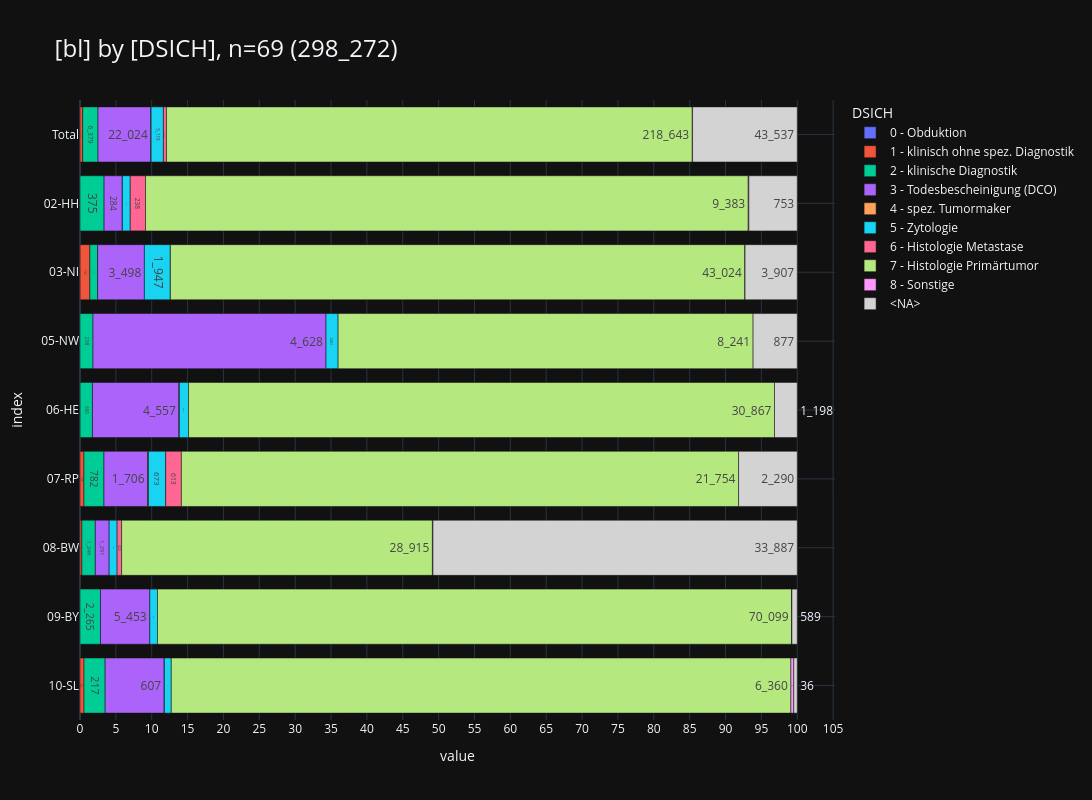

Notebook source saved alongside this figure:
### Markdown cell above
<br>

### <a id='toc1_5_3_'></a>[Diagnosesicherung](#toc0_)
- **Filter: DJ = 2023, C44 und D-Diagnosen sind ausgeschlossen**

> 💡 `ZfKD`: _"auffällig ist der hohe Anteil an fehlenden Diagnosesicherungen in `08-BW`"_
> 
> 💡 `ZfKD`: _"ebenfalls auffällig: Anzahl dokumentierter Obduktionen in `02-HH`. Da gleichzeitig auch DCO Fälle markiert sind ist ein Skriptfehler rund um die DCO Kodierung 0 vs 3 unwahrscheinlich"_

### Code cell
_alias = "DSICH"
_df = (
    show_freqs(alias=_alias)
    .merge(dim_dsich_epi, left_on=_alias, right_index=True, how="left")[
        ["kkr", "label", "cnt"]
    ]
    .rename(columns={"kkr": "bl", "label": _alias})
)
_=pls.plot_stacked_bars(
    _df,
    orientation="h",
    normalize=False,
    relative=True,
    dropna=False,
    sort_values_index=False,
    show_total=True,
    height=800,
)

### Figure 1 — Plotly figure (JSON) as saved in the notebook; plotly's stock layout.template omitted (floating-point values rounded to 4 significant figures)
{"data": [{"hovertemplate": "col=0 - Obduktion<br>value=%{x}<br>index=%{y}<br>cnt_str=%{text}<extra></extra>", "legendgroup": "0 - Obduktion", "marker": {"color": "#636EFA", "pattern": {"shape": ""}}, "name": "0 - Obduktion", "orientation": "h", "showlegend": true, "text": ["11", "6", "5"], "textposition": "auto", "type": "bar", "x": [11, 6, 5], "xaxis": "x", "y": [" Total", "03-NI", "06-HE"], "yaxis": "y"}, {"hovertemplate": "col=1 - klinisch ohne spez. Diagnostik<br>value=%{x}<br>index=%{y}<br>cnt_str=%{text}<extra></extra>", "legendgroup": "1 - klinisch ohne spez. Diagnostik", "marker": {"color": "#EF553B", "pattern": {"shape": ""}}, "name": "1 - klinisch ohne spez. Diagnostik", "orientation": "h", "showlegend": true, "text": ["1_103", "734", "154", "174", "41"], "textposition": "auto", "type": "bar", "x": [1103, 734, 154, 174, 41], "xaxis": "x", "y": [" Total", "03-NI", "07-RP", "08-BW", "10-SL"], "yaxis": "y"}, {"hovertemplate": "col=2 - klinische Diagnostik<br>value=%{x}<br>index=%{y}<br>cnt_str=%{text}<extra></extra>", "legendgroup": "2 - klinische Diagnostik", "marker": {"color": "#00CC96", "pattern": {"shape": ""}}, "name": "2 - klinische Diagnostik", "orientation": "h", "showlegend": true, "text": ["6_379", "375", "583", "258", "650", "782", "1_249", "2_265", "217"], "textposition": "auto", "type": "bar", "x": [6379, 375, 583, 258, 650, 782, 1249, 2265, 217], "xaxis": "x", "y": [" Total", "02-HH", "03-NI", "05-NW", "06-HE", "07-RP", "08-BW", "09-BY", "10-SL"], "yaxis": "y"}, {"hovertemplate": "col=3 - Todesbescheinigung (DCO)<br>value=%{x}<br>index=%{y}<br>cnt_str=%{text}<extra></extra>", "legendgroup": "3 - Todesbescheinigung (DCO)", "marker": {"color": "#AB63FA", "pattern": {"shape": ""}}, "name": "3 - Todesbescheinigung (DCO)", "orientation": "h", "showlegend": true, "text": ["22_024", "284", "3_498", "4_628", "4_557", "1_706", "1_291", "5_453", "607"], "textposition": "auto", "type": "bar", "x": [22024, 284, 3498, 4628, 4557, 1706, 1291, 5453, 607], "xaxis": "x", "y": [" Total", "02-HH", "03-NI", "05-NW", "06-HE", "07-RP", "08-BW", "09-BY", "10-SL"], "yaxis": "y"}, {"hovertemplate": "col=4 - spez. Tumormaker<br>value=%{x}<br>index=%{y}<br>cnt_str=%{text}<extra></extra>", "legendgroup": "4 - spez. Tumormaker", "marker": {"color": "#FFA15A", "pattern": {"shape": ""}}, "name": "4 - spez. Tumormaker", "orientation": "h", "showlegend": true, "text": ["55", "1", "23", "30", "1"], "textposition": "auto", "type": "bar", "x": [55, 1, 23, 30, 1], "xaxis": "x", "y": [" Total", "02-HH", "06-HE", "07-RP", "10-SL"], "yaxis": "y"}, {"hovertemplate": "col=5 - Zytologie<br>value=%{x}<br>index=%{y}<br>cnt_str=%{text}<extra></extra>", "legendgroup": "5 - Zytologie", "marker": {"color": "#19D3F3", "pattern": {"shape": ""}}, "name": "5 - Zytologie", "orientation": "h", "showlegend": true, "text": ["5_119", "122", "1_947", "240", "482", "673", "736", "848", "71"], "textposition": "auto", "type": "bar", "x": [5119, 122, 1947, 240, 482, 673, 736, 848, 71], "xaxis": "x", "y": [" Total", "02-HH", "03-NI", "05-NW", "06-HE", "07-RP", "08-BW", "09-BY", "10-SL"], "yaxis": "y"}, {"hovertemplate": "col=6 - Histologie Metastase<br>value=%{x}<br>index=%{y}<br>cnt_str=%{text}<extra></extra>", "legendgroup": "6 - Histologie Metastase", "marker": {"color": "#FF6692", "pattern": {"shape": ""}}, "name": "6 - Histologie Metastase", "orientation": "h", "showlegend": true, "text": ["1_273", "238", "2", "613", "420"], "textposition": "auto", "type": "bar", "x": [1273, 238, 2, 613, 420], "xaxis": "x", "y": [" Total", "02-HH", "03-NI", "07-RP", "08-BW"], "yaxis": "y"}, {"hovertemplate": "col=7 - Histologie Primärtumor<br>value=%{x}<br>index=%{y}<br>cnt_str=%{text}<extra></extra>", "legendgroup": "7 - Histologie Primärtumor", "marker": {"color": "#B6E880", "pattern": {"shape": ""}}, "name": "7 - Histologie Primärtumor", "orientation": "h", "showlegend": true, "text": ["218_643", "9_383", "43_024", "8_241", "30_867", "21_754", "28_915", "70_099", "6_360"], "textposition": "auto", "type": "bar", "x": [218643, 9383, 43024, 8241, 30867, 21754, 28915, 70099, 6360], "xaxis": "x", "y": [" Total", "02-HH", "03-NI", "05-NW", "06-HE", "07-RP", "08-BW", "09-BY", "10-SL"], "yaxis": "y"}, {"hovertemplate": "col=8 - Sonstige<br>value=%{x}<br>index=%{y}<br>cnt_str=%{text}<extra></extra>", "legendgroup": "8 - Sonstige", "marker": {"color": "#FF97FF", "pattern": {"shape": ""}}, "name": "8 - Sonstige", "orientation": "h", "showlegend": true, "text": ["128", "10", "8", "53", "28", "29"], "textposition": "auto", "type": "bar", "x": [128, 10, 8, 53, 28, 29], "xaxis": "x", "y": [" Total", "02-HH", "03-NI", "08-BW", "09-BY", "10-SL"], "yaxis": "y"}, {"hovertemplate": "col=<NA><br>value=%{x}<br>index=%{y}<br>cnt_str=%{text}<extra></extra>", "legendgroup": "<NA>", "marker": {"color": "lightgray", "pattern": {"shape": ""}}, "name": "<NA>", "orientation": "h", "showlegend": true, "text": ["43_537", "753", "3_907", "877", "1_198", "2_290", "33_887", "589", "36"], "textposition": "auto", "type": "bar", "x": [43537, 753, 3907, 877, 1198, 2290, 33887, 589, 36], "xaxis": "x", "y": [" Total", "02-HH", "03-NI", "05-NW", "06-HE", "07-RP", "08-BW", "09-BY", "10-SL"], "yaxis": "y"}], "layout": {"barmode": "relative", "barnorm": "percent", "height": 800, "legend": {"title": {"text": "DSICH"}, "tracegroupgap": 0, "traceorder": "normal"}, "title": {"font": {"size": 24}, "text": "[bl] by [DSICH], n=69 (298_272)", "xanchor": "left", "y": 0.95, "yanchor": "top"}, "width": 1600, "xaxis": {"anchor": "y", "domain": [0, 1], "dtick": 5, "gridwidth": 1, "showgrid": true, "title": {"text": "value"}}, "yaxis": {"anchor": "x", "categoryarray": ["10-SL", "09-BY", "08-BW", "07-RP", "06-HE", "05-NW", "03-NI", "02-HH", " Total"], "categoryorder": "array", "domain": [0, 1], "gridwidth": 1, "showgrid": true, "title": {"text": "index"}}}}
